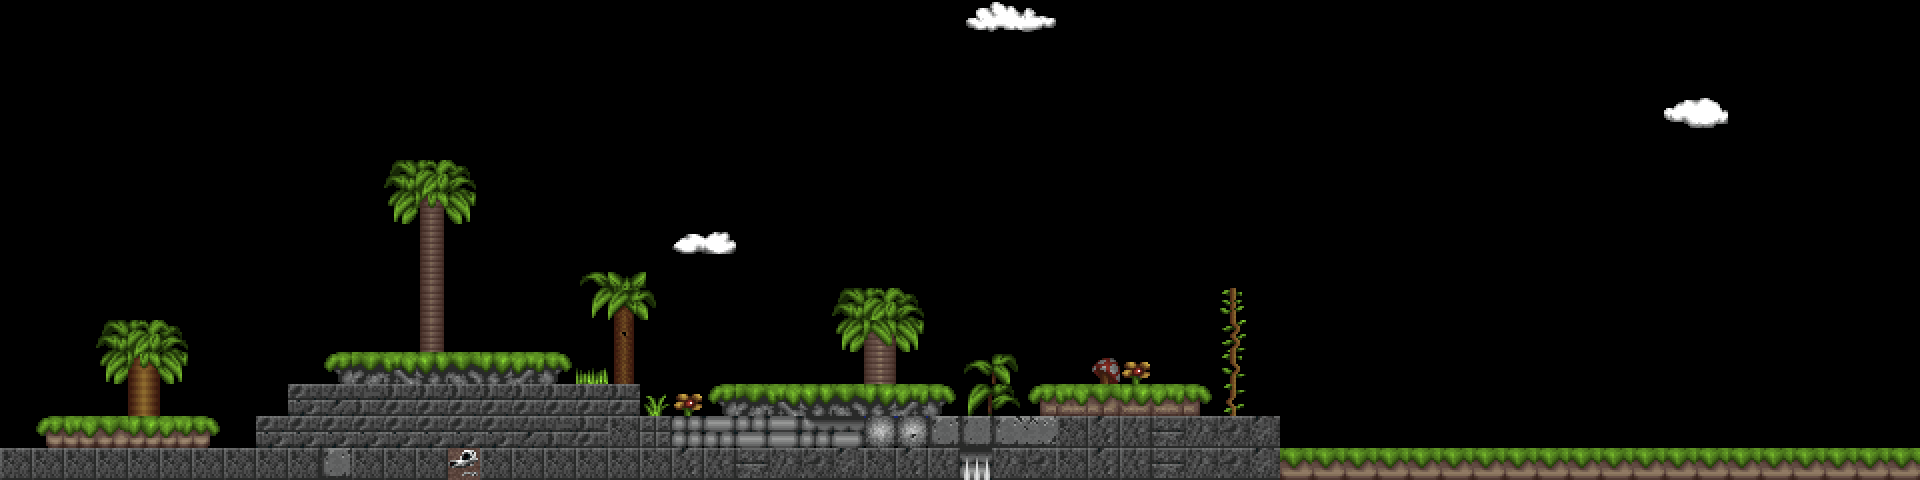

Rendered tile map (Tiled .tmx) drawn with the repository's tilesets; below, a short description and the map source with its tile grids summarised:
An orthogonal 60x15 tile map with 32x32 px tiles, 1 tile layer (layer 1), 2 tilesets and 3 objects (ScrollingBackground, Player, Enemy).

<map version="1.0" orientation="orthogonal" renderorder="right-down" width="60" height="15" tilewidth="32" tileheight="32" nextobjectid="14">
 <properties>
  <property name="helicopter" value="helicopter.png" />
  <property name="helicopter2" value="helicopter2.png" />
  <property name="clouds" value="clouds.png" />
 </properties>
 <tileset firstgid="1" name="blocks1" tilewidth="32" tileheight="32" spacing="2" margin="2">
  <image source="blocks1.png" width="614" height="376" />
 </tileset>
 <tileset firstgid="199" name="blocks2" tilewidth="32" tileheight="32" spacing="2" margin="2">
  <image source="blocks2.png" width="614" height="376" />
 </tileset>
 <objectgroup name="Object Layer 2">
  <object id="12" name="scrollBackground" type="ScrollingBackground" x="0" y="0" width="32" height="32">
   <properties>
    <property name="numFrames" value="1" />
    <property name="textureHeight" value="480" />
    <property name="textureID" value="clouds" />
    <property name="textureWidth" value="640" />
   </properties>
  </object>
 </objectgroup>
 <layer name="layer 1" width="60" height="15">
  <data>[900 cells, 184 non-empty, 97 distinct tile ids]</data>
 </layer>
 <objectgroup name="Object Layer 1">
  <object id="1" name="Helicopter1" type="Player" x="64" y="64" width="32" height="32">
   <properties>
    <property name="numFrames" value="4" />
    <property name="textureHeight" value="55" />
    <property name="textureID" value="helicopter" />
    <property name="textureWidth" value="128" />
   </properties>
  </object>
  <object id="8" name="helicopter2" type="Enemy" x="416" y="64" width="32" height="32">
   <properties>
    <property name="numFrames" value="5" />
    <property name="textureHeight" value="55" />
    <property name="textureID" value="helicopter2" />
    <property name="textureWidth" value="128" />
   </properties>
  </object>
 </objectgroup>
</map>
